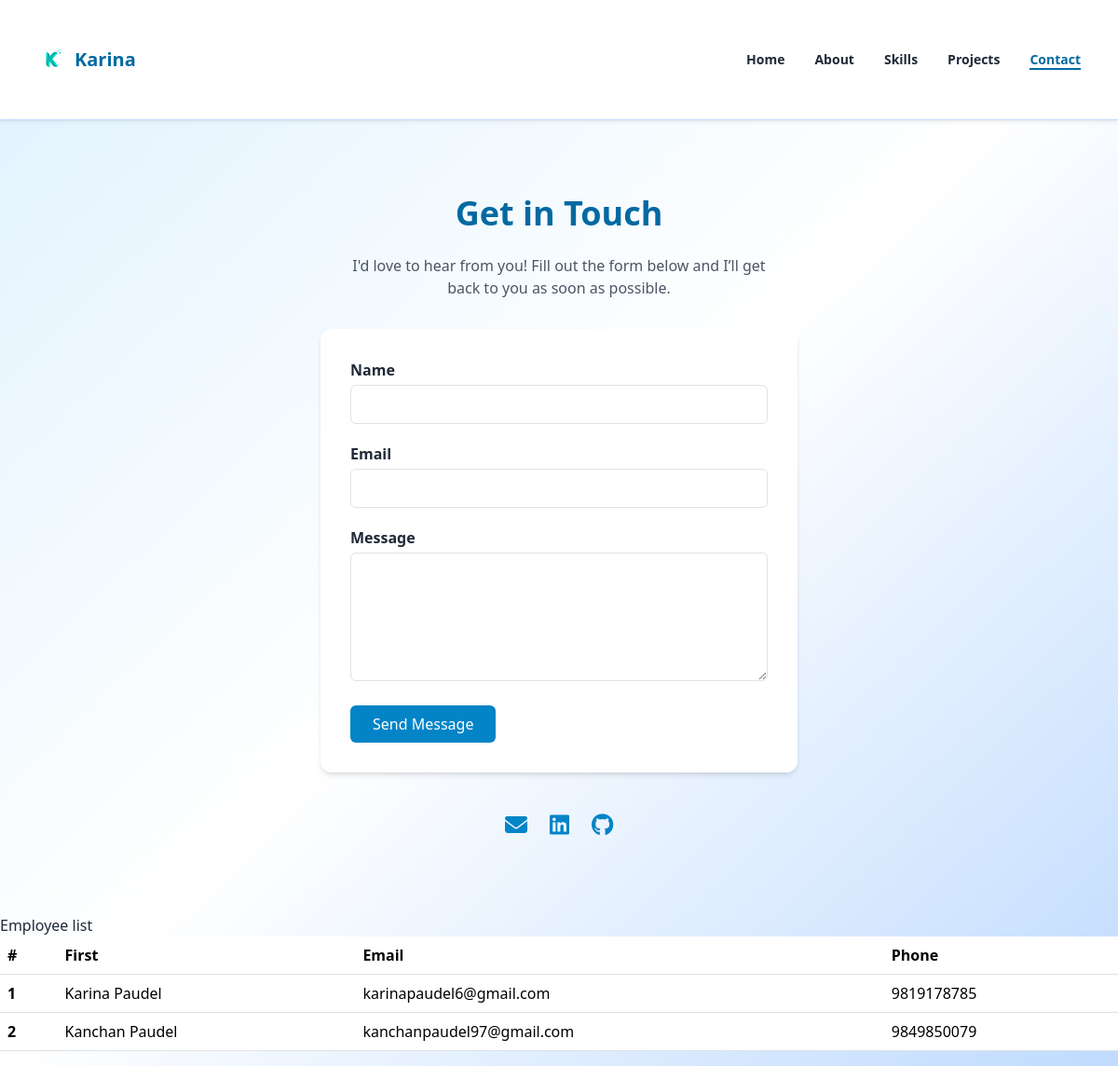
The app's page /contact/, older data.
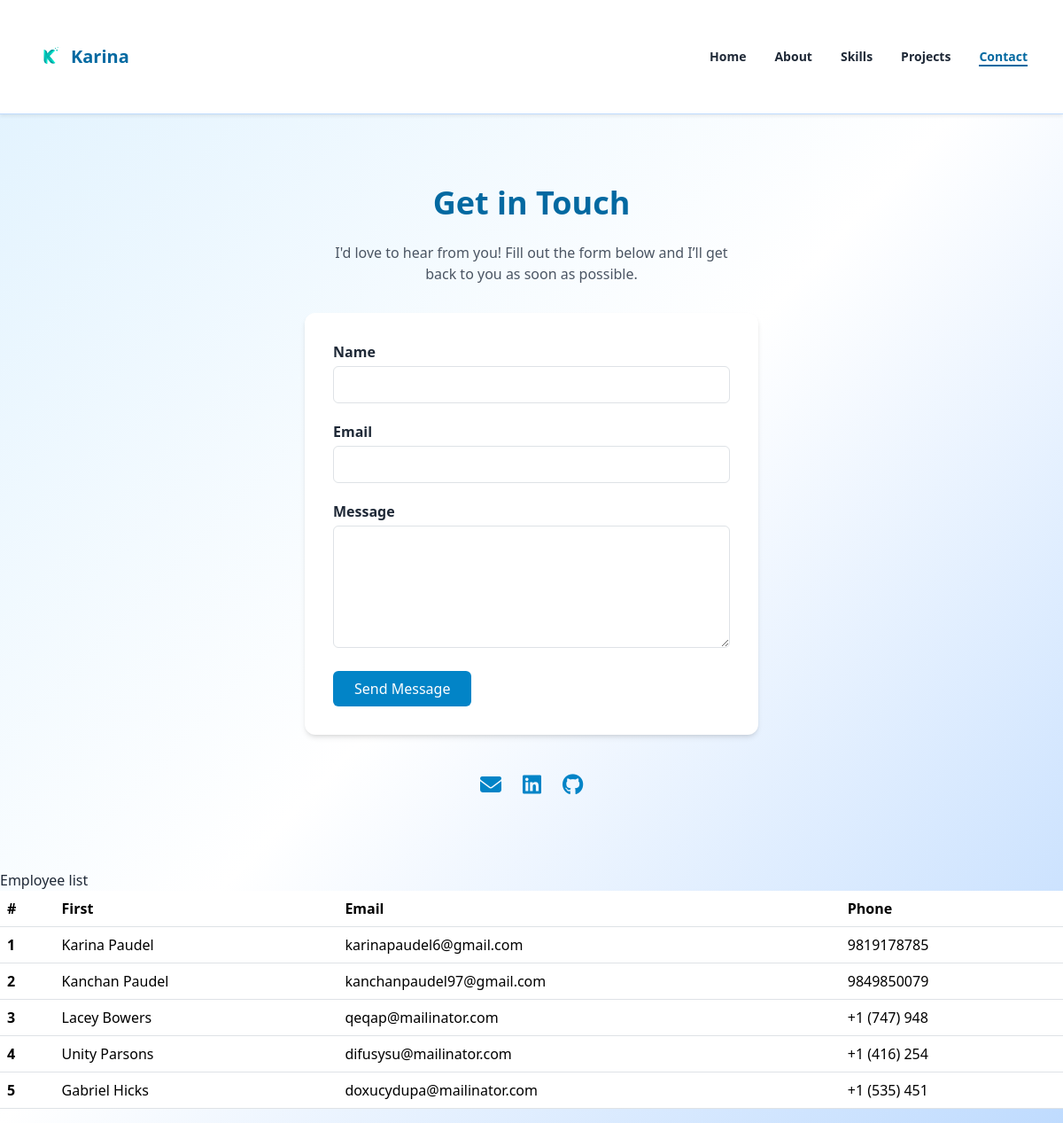
The same page, newer data.
### employee/models.py (models this page shows)
class Employee(models.Model):
    first_name = models.CharField(max_length=100)
    middle_name = models.CharField(max_length=100, blank=True)
    last_name = models.CharField(max_length=100)
    email = models.EmailField(max_length=100, unique=True)
    phone_number = models.CharField(max_length=12, blank=True)
    image = models.ImageField(upload_to='images')
    def __str__(self):
        return self.first_name

### mysite/views.py (the view)
# urls.py: path("contact/", views.contact, name='contact'),
def contact(request):
    employee = Employee.objects.all()
    context = {
        'employee': employee
    }
    print("data from view", employee)
    return render(request, 'contact.html', context)

### templates/contact.html (shortened to what this page needs)
{% load static %}
<!DOCTYPE html>
<html lang="en">
  <head>
    <script src="https://cdn.tailwindcss.com"></script>
    <link
      href="https://cdn.jsdelivr.net/npm/bootstrap@5.3.7/dist/css/bootstrap.min.css"
      rel="stylesheet"
    />
    <link rel="stylesheet" href="{% static 'css/style.css' %}" />
  </head>
  <body
    class="bg-gradient-to-br from-sky-100 via-white to-blue-200 min-h-screen text-gray-800 font-sans"
  >
    <nav
      class="flex justify-between items-center px-10 py-5 bg-white bg-opacity-90 border-b border-blue-200 shadow-sm sticky top-0 z-50"
    >
      <div class="flex items-center gap-2">
        <img src="{% static 'image/logo.png' %}" alt="Logo" class="h-8 w-8" />
        <span class="font-bold text-sky-700 text-xl">Karina</span>
      </div>
      <ul class="flex gap-8 text-sm font-semibold">
        <li><a href="/" class="hover:text-sky-700 transition">Home</a></li>
        <li>
          <a href="#about" class="hover:text-sky-700 transition">About</a>
        </li>
        <li>
          <a href="#skills" class="hover:text-sky-700 transition">Skills</a>
        </li>
        <li>
          <a href="#projects" class="hover:text-sky-700 transition">Projects</a>
        </li>
        <li>
          <a href="#contact" class="text-sky-700 border-b-2 border-sky-700"
            >Contact</a
          >
        </li>
      </ul>
    </nav>
    <section
      id="contact"
      class="flex flex-col items-center justify-center px-6 py-20"
    >
      <h1 class="text-4xl font-bold text-sky-700 mb-4">Get in Touch</h1>
      <p class="text-gray-600 text-center max-w-md mb-8">
        I'd love to hear from you! Fill out the form below and I’ll get back to
        you as soon as possible.
      </p>
      <form
        action="#"
        method="POST"
        class="w-full max-w-lg bg-white p-8 rounded-xl shadow-md space-y-5"
      >
        <div>
          <label for="name" class="block font-semibold mb-1">Name</label>
          <input
            type="text"
            id="name"
            name="name"
            class="w-full px-4 py-2 border border-gray-300 rounded-md focus:outline-none focus:ring-2 focus:ring-sky-400"
            required
          />
        </div>
        <div>
          <label for="email" class="block font-semibold mb-1">Email</label>
          <input
            type="email"
            id="email"
            name="email"
            class="w-full px-4 py-2 border border-gray-300 rounded-md focus:outline-none focus:ring-2 focus:ring-sky-400"
            required
          />
        </div>
        <div>
          <label for="message" class="block font-semibold mb-1">Message</label>
          <textarea
            id="message"
            name="message"
            rows="5"
            class="w-full px-4 py-2 border border-gray-300 rounded-md focus:outline-none focus:ring-2 focus:ring-sky-400"
            required
          ></textarea>
        </div>
        <button
          type="submit"
          class="bg-sky-600 text-white px-6 py-2 rounded-md hover:bg-sky-700 transition"
        >
          Send Message
        </button>
      </form>
      <div class="mt-10 flex space-x-6">
        <a
          href="mailto:your@email.com"
          class="text-sky-600 hover:text-sky-800 text-2xl"
          ><i class="fas fa-envelope"></i
        ></a>
        <a
          href="https://www.linkedin.com"
          target="_blank"
          class="text-sky-600 hover:text-sky-800 text-2xl"
          ><i class="fab fa-linkedin"></i
        ></a>
        <a
          href="https://github.com"
          target="_blank"
          class="text-sky-600 hover:text-sky-800 text-2xl"
          ><i class="fab fa-github"></i
        ></a>
      </div>
    </section>
    <div>Employee list</div>
    <table class="table">
      <thead>
        <tr>
          <th scope="col">#</th>
          <th scope="col">First</th>
          <th scope="col">Email</th>
          <th scope="col">Phone</th>
        </tr>
      </thead>
      <tbody>
        {% for i in employee %}
        <tr>
          <th scope="row">{{ forloop.counter }}</th>
          <td>
            <a href="{% url 'employee_details' i.id %}">
              {{ i.first_name }} {{ i.last_name }}
            </a>
          </td>
          <td>{{ i.email }}</td>
          <td>{{ i.phone_number }}</td>
        </tr>
        {% endfor %}
      </tbody>
    </table>
  </body>
</html>

Row changes from the older to the newer data that the page shows:
added Employee: first_name "Lacey", last_name "Bowers", email "qeqap@mailinator.com", phone_number "+1 (747) 948"
added Employee: first_name "Unity", last_name "Parsons", email "difusysu@mailinator.com", phone_number "+1 (416) 254"
added Employee: first_name "Gabriel", last_name "Hicks", email "doxucydupa@mailinator.com", phone_number "+1 (535) 451"
